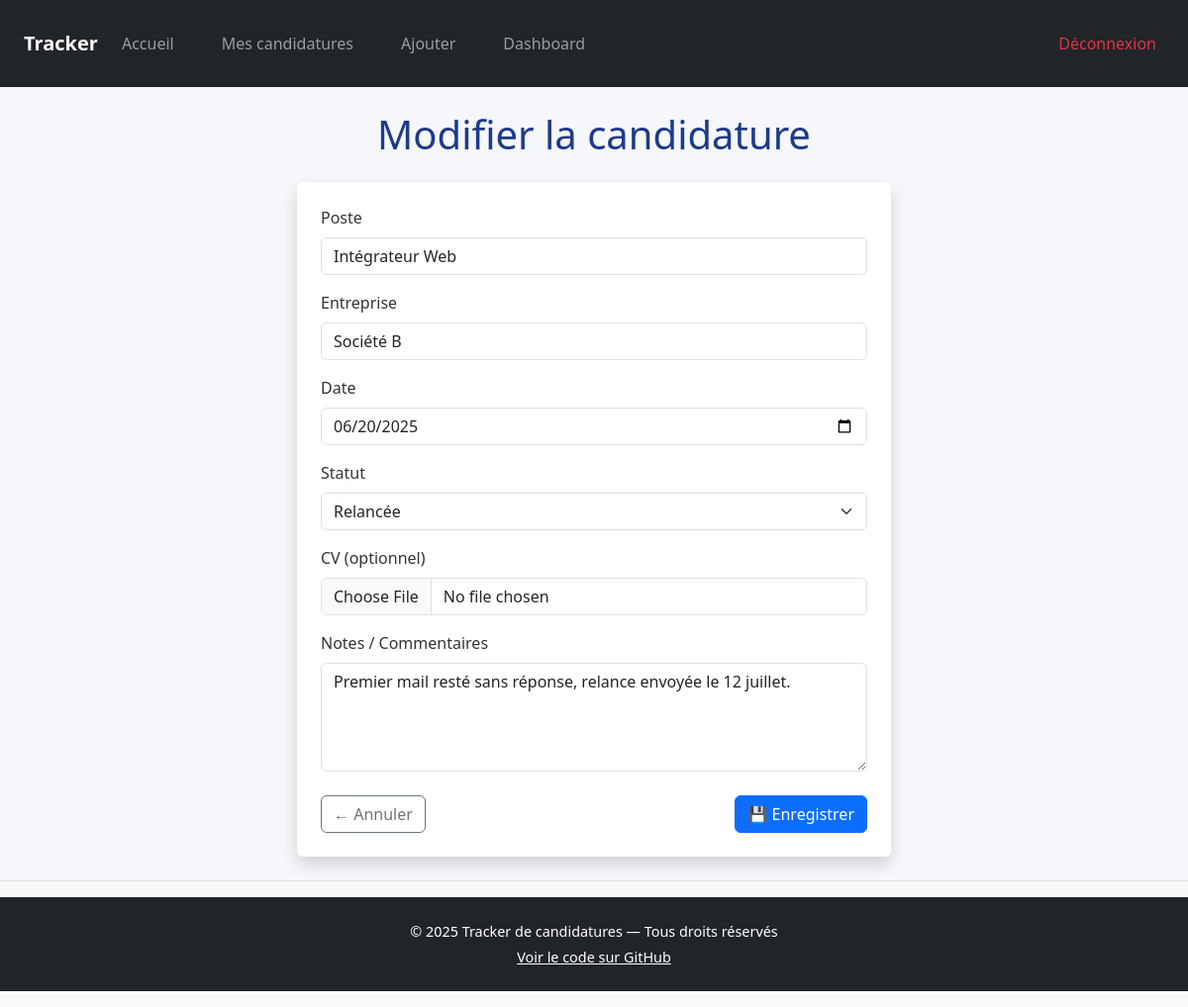
Screenshot of /public/index.php?page=modifier&id=2 (signed in) with the database file from the repository.
### tables this page shows
CREATE TABLE IF NOT EXISTS `candidatures` (
  `id` int NOT NULL AUTO_INCREMENT,
  `poste` varchar(100) NOT NULL,
  `entreprise` varchar(100) NOT NULL,
  `date` date NOT NULL,
  `statut` varchar(50) NOT NULL,
  `cv` varchar(255) DEFAULT NULL,
  `notes` text NOT NULL,
  `user_id` int NOT NULL,
  PRIMARY KEY (`id`),
  KEY `USER_ID` (`user_id`)
);

### src/Controller/applicationcontroller.php (called while the page is built, shortened)
<?php
require_once __DIR__ . '/../Model/candidature.php';
class ApplicationController
{
    public function modifierCandidature()
    {
        $id = $_GET['id'] ?? null;
        $candidature = Candidature::findById($id);
        include __DIR__ . '/../View/layout.php';
    }
}

### src/Model/candidature.php (called while the page is built, shortened)
<?php
class Candidature
{
    public function __construct($id, $poste, $entreprise, $date, $statut = 'En attente', $cv = null, $notes = '')
    {
        $this->id = $id;
        $this->poste = $poste;
        $this->entreprise = $entreprise;
        $this->date = $date;
        $this->statut = $statut;
        $this->notes = $notes;
    }
    public static function findById($id): ?Candidature
    {
        $pdo = Database::getConnection();
        $stmt = $pdo->prepare("SELECT * FROM candidatures WHERE id = ?");
        $stmt->execute([$id]);
        $row = $stmt->fetch(PDO::FETCH_ASSOC);
        if ($row) {
            return new Candidature(
                $row['id'],
                $row['poste'],
                $row['entreprise'],
                $row['date'],
                $row['statut'] ?? 'En attente',
                $row['cv'] ?? null,
                $row['notes'] ?? ''
            );
        }
        return null;
    }
}

### src/view/edit_candidature.php (the view, shortened to what this page needs)
<h1 class="text-center mb-4">Modifier la candidature</h1>
<?php if (!empty($candidature)) : ?>
  <form
    method="post"
    action="?page=enregistrer_modification&id=<?= $candidature->id ?>"
    enctype="multipart/form-data"
    class="mx-auto p-4 bg-white rounded shadow"
    style="max-width: 600px;"
  >
    <div class="mb-3">
      <label for="poste" class="form-label">Poste</label>
      <input
        type="text"
        class="form-control"
        id="poste"
        name="poste"
        value="<?= htmlspecialchars($candidature->poste) ?>"
        required
      >
    </div>
    <div class="mb-3">
      <label for="entreprise" class="form-label">Entreprise</label>
      <input
        type="text"
        class="form-control"
        id="entreprise"
        name="entreprise"
        value="<?= htmlspecialchars($candidature->entreprise) ?>"
        required
      >
    </div>
    <div class="mb-3">
      <label for="date" class="form-label">Date</label>
      <input
        type="date"
        class="form-control"
        id="date"
        name="date"
        value="<?= htmlspecialchars($candidature->date) ?>"
        required
      >
    </div>
    <div class="mb-3">
      <label for="statut" class="form-label">Statut</label>
      <select name="statut" id="statut" class="form-select" required>
        <?php
          $statuts = ['En attente', 'Entretien', 'Refusée', 'Acceptée', 'Relancée'];
          foreach ($statuts as $statutOption) {
              $selected = ($candidature->statut === $statutOption) ? 'selected' : '';
              echo "<option value=\"$statutOption\" $selected>$statutOption</option>";
          }
        ?>
      </select>
    </div>
    <div class="mb-3">
      <label for="cv" class="form-label">CV (optionnel)</label>
      <input
        type="file"
        name="cv"
        id="cv"
        accept=".pdf,.doc,.docx"
        class="form-control"
      >
    </div>
    <div class="mb-3">
      <label for="notes" class="form-label">Notes / Commentaires</label>
      <textarea
        name="notes"
        id="notes"
        class="form-control"
        rows="4"
      ><?= htmlspecialchars($candidature->notes ?? '') ?></textarea>
    </div>
    <div class="d-flex justify-content-between align-items-center mt-4">
      <a href="?page=candidatures" class="btn btn-outline-secondary">← Annuler</a>
      <button type="submit" class="btn btn-primary">💾 Enregistrer</button>
    </div>
  </form>
<?php else : ?>
  <p class="alert alert-warning text-center mt-4">Candidature introuvable.</p>
<?php endif; ?>

### public/css/style.css (style rules this page uses)
body { font-family: "Segoe UI", Tahoma, Geneva, Verdana, sans-serif; background-color: #f5f7fa; color: #333; padding-bottom: 50px; }
html, body { height: 100%; }
body { display: flex; flex-direction: column; }
h1, h2 { color: #1e3a8a; }

### rows the page displays
candidatures: poste "Intégrateur Web", entreprise "Société B", date "06/20/2025", notes "Premier mail resté sans réponse, relance envoyée le 12 juillet."

### other values shown
form field statut "Relancée"
